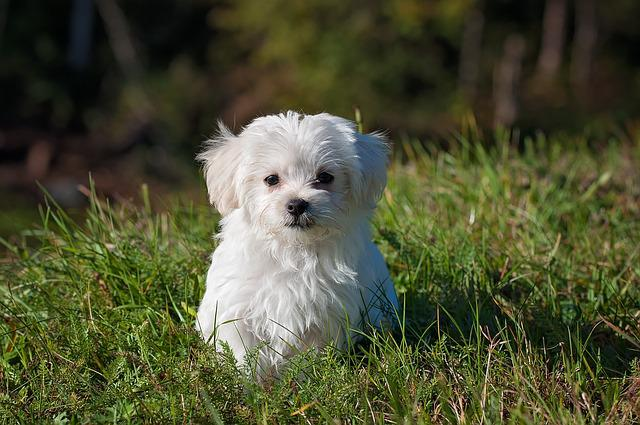
#> input picture data/dog.jpg, 640 x 425 px
$ jupyter execute 'Python_OpenCV_ch02_이미지연산.ipynb'
#> lines starting #> are read from the running program, lines starting #| are printed output that depends on the picture; after the words box and inside, x2 and y2 are one past the last pixel; in counts of white or black regions, pixels touching at a corner belong together
2. 이미지연산
##1. OpenCV를 활용한 이미지 크기 및 픽셀 정보 확인

[cell 1]
import cv2

# 상대경로 : 현재 파일 위치를 기준으로 찾기
# 절대경로 : "C:\Users\rod10\workspace\data" 쓰는 게 아님 다른 컴퓨터로 옮겼을 때 경로가 달라서
img = cv2.imread("./data/dog.jpg")  # 상대경로
#> img is the input picture: shape (425, 640, 3); mean B, G, R 52.1, 80, 77.1

print(img.shape) # 이미지 크기(세로, 가로, 채널)
#| (425, 640, 3)
print(img.size) # 픽셀 수 확인
#| 816000

px = img[100, 100] # Numpy 1x3 배열 (세로, 가로, 채널) -> [100: 세로, 100:가로]
#> px = [14, 16, 16]
print(f"세로 100, 가로 100번째 픽셀의 BGR값 추출 : {px}")
#| 세로 100, 가로 100번째 픽셀의 BGR값 추출 : [14 16 16]
print(f"픽셀에서 RED값만 추출 px[2]")

파이썬 문자열 특강

```python
# ex) "대학교 3학년 강아지입니다."

#1. 하드코딩 (지양할 것)
print("대학교 3학년 강아지입니다.")

grade = 3
name = "강아지"
#2. format() 함수 사용(구 버전)
print("대학교 {}학년 {}입니다.".format(grade, name))

#3. f-string 사용(신 버전)
print(f"대학교 {grade}학년 {name}입니다.")

```

## OpenCV를 활용한 특정 범위 픽셀 변경

[cell 2]
import cv2
import matplotlib.pyplot as plt
import time

img = cv2.imread("./data/dog.jpg")

# [9 lines of commented-out code are left out]
start_time = time.time()
img[0:200, 0:200] = [0,0,0]
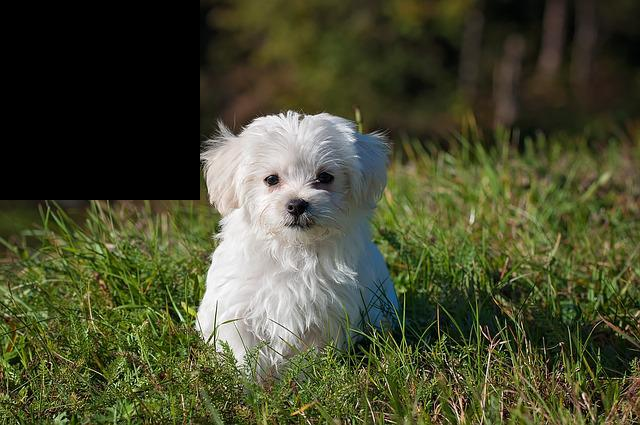
#> img: shape (425, 640, 3); 14.71% of pixels changed, all inside (x1, y1, x2, y2) = (0, 0, 200, 200)
print(f"seconds: {time.time() - start_time}")

plt.imshow(cv2.cvtColor(img, cv2.COLOR_BGR2RGB))
plt.show()

## OpenCV를 활용한 ROI(Region Of Interrast: 관심영역 추출)
ROI : 특정 이미지에서 어떤 유의미한 특징을 추출할 때 특징이 들어있는 공간

[cell 3]
import cv2
import matplotlib.pyplot as plt

img = cv2.imread("./data/dog.jpg")

# Numpy Slicing : ROI 처리 기능
roi = img[100:400, 250:550] # 관심영역 추출
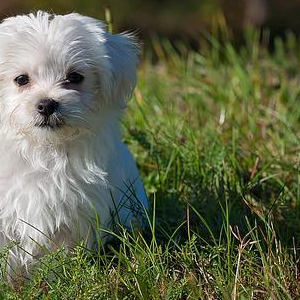
#> roi: shape (300, 300, 3); mean B, G, R 75.5, 102.6, 97.3

# ROI 단위로 이미지 복사하기
img[0:300, 0:300] = roi # 해당 위치에 관심영역 넣기
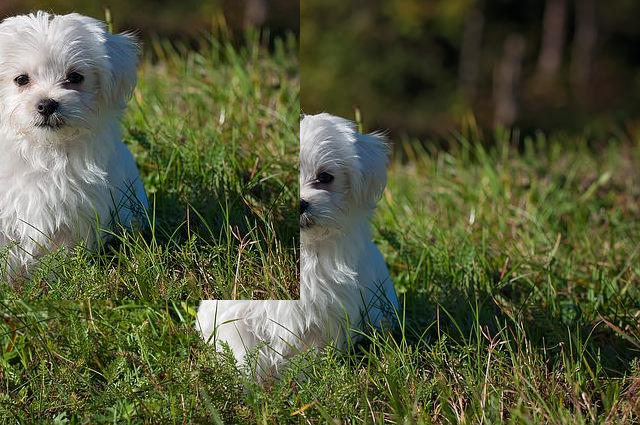
#> img: shape (425, 640, 3); mean B, G, R 57.6, 88.2, 83.4

plt.imshow(cv2.cvtColor(img, cv2.COLOR_BGR2RGB))
plt.show()

##OpenCV 활용한 픽셀별 색상 다루기

[cell 4]
import cv2
import matplotlib.pyplot as plt

img = cv2.imread("./data/dog.jpg")
img [:, :, 2] = 0 # RED를 0으로 변경(모든 픽셀에서 RED 제거)
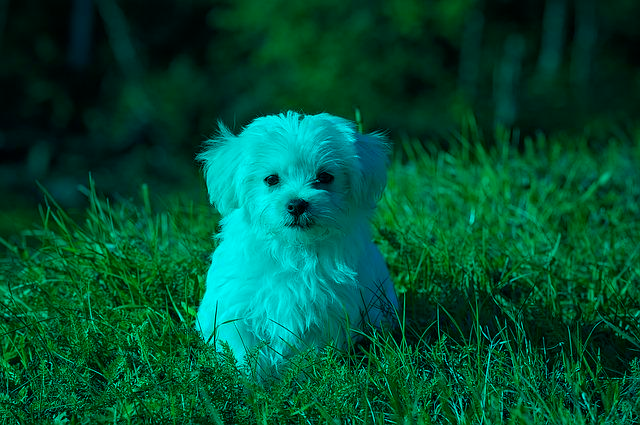
#> img: shape (425, 640, 3); mean B, G, R 52.1, 80, 0

plt.imshow(cv2.cvtColor(img, cv2.COLOR_BGR2RGB))
plt.show()
